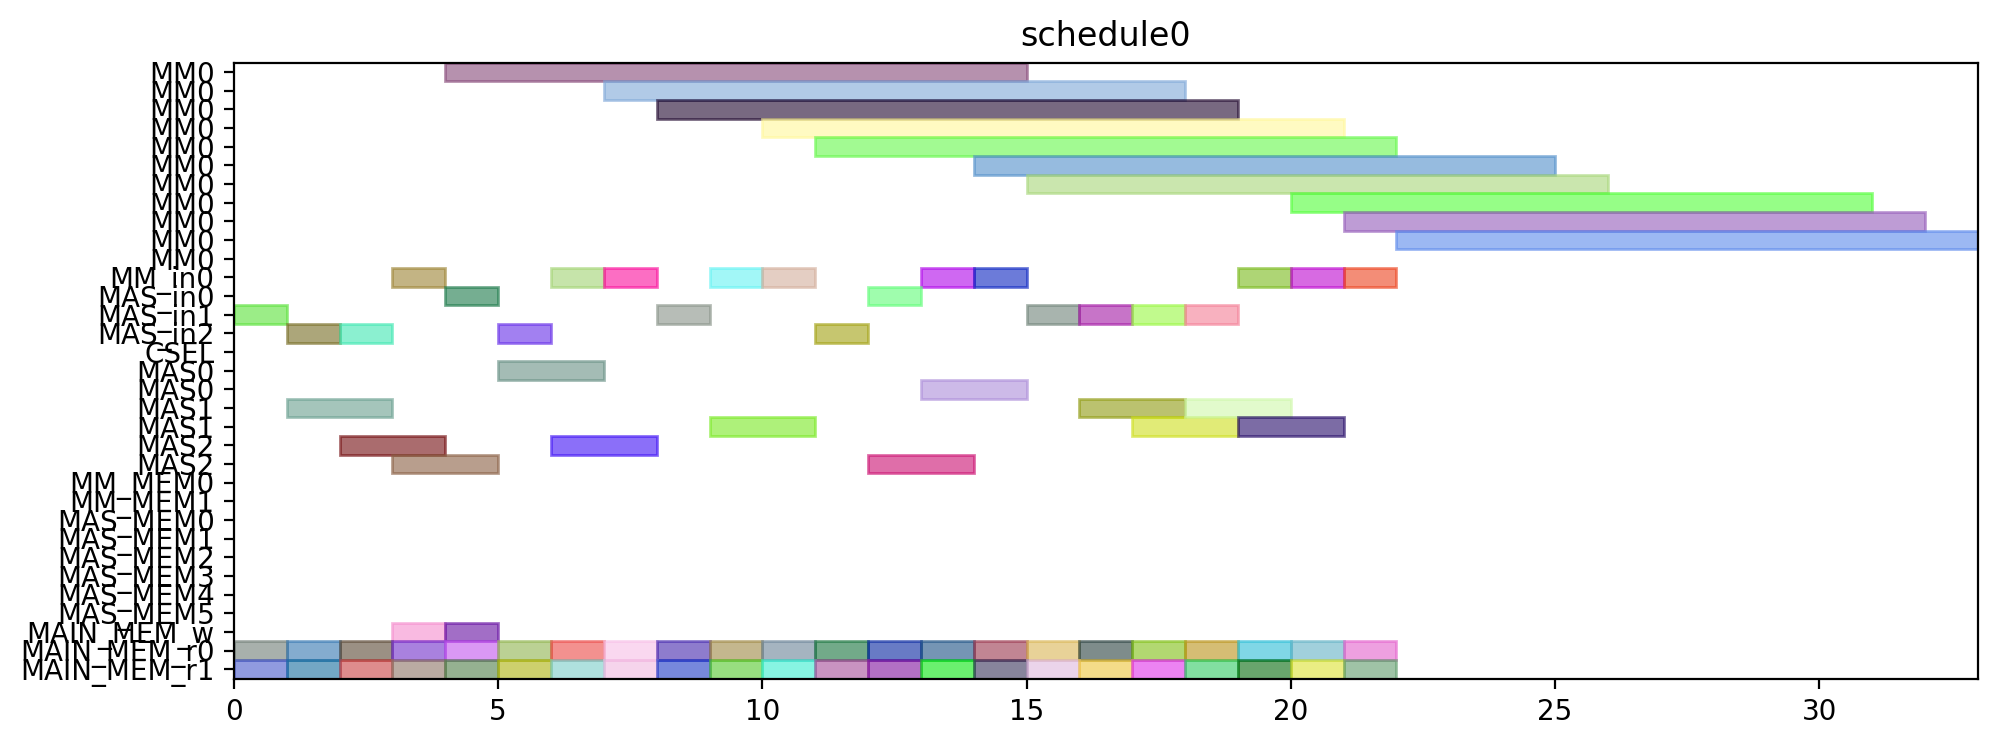

This chart was generated by the following Python code:
from pyschedule import Scenario, solvers, plotters, alt


def solve():
	horizon = 120
	S = Scenario("schedule0", horizon=horizon)

	# resource
	MM = S.Resources('MM', num=1, size=11)
	MM_in = S.Resources('MM_in', num=1)
	MAS_in = S.Resources('MAS_in', num=3)
	CSEL = S.Resource('CSEL')
	MAS = S.Resources('MAS', num=3, size=2, periods=range(1, horizon))
	MM_MEM = S.Resources('MM_MEM', num=2)
	MAS_MEM = S.Resources('MAS_MEM', num=6)
	MAIN_MEM_w = S.Resource('MAIN_MEM_w', size=1)
	MAIN_MEM_r = S.Resources('MAIN_MEM_r', num=2)

	# result of previous scheduling

	# new tasks
	c10_t0 = S.Task('c10_t0', length=11, delay_cost=1)
	c10_t0 += alt(MM)
	c10_t0_in = S.Task('c10_t0_in', length=1, delay_cost=1)
	c10_t0_in += alt(MM_in)
	S += c10_t0_in*MM_in[0]<=c10_t0*MM[0]
	c10_t0_mem0 = S.Task('c10_t0_mem0', length=1, delay_cost=1)
	c10_t0_mem0 += MAIN_MEM_r[0]
	S += c10_t0_mem0 <= c10_t0

	c10_t0_mem1 = S.Task('c10_t0_mem1', length=1, delay_cost=1)
	c10_t0_mem1 += MAIN_MEM_r[1]
	S += c10_t0_mem1 <= c10_t0

	c10_t1 = S.Task('c10_t1', length=11, delay_cost=1)
	c10_t1 += alt(MM)
	c10_t1_in = S.Task('c10_t1_in', length=1, delay_cost=1)
	c10_t1_in += alt(MM_in)
	S += c10_t1_in*MM_in[0]<=c10_t1*MM[0]
	c10_t1_mem0 = S.Task('c10_t1_mem0', length=1, delay_cost=1)
	c10_t1_mem0 += MAIN_MEM_r[0]
	S += c10_t1_mem0 <= c10_t1

	c10_t1_mem1 = S.Task('c10_t1_mem1', length=1, delay_cost=1)
	c10_t1_mem1 += MAIN_MEM_r[1]
	S += c10_t1_mem1 <= c10_t1

	c10_t2 = S.Task('c10_t2', length=2, delay_cost=1)
	c10_t2 += alt(MAS)
	c10_t2_in = S.Task('c10_t2_in', length=1, delay_cost=1)
	c10_t2_in += alt(MAS_in)
	S += c10_t2_in*MAS_in[0]<=c10_t2*MAS[0]

	S += c10_t2_in*MAS_in[1]<=c10_t2*MAS[1]

	S += c10_t2_in*MAS_in[2]<=c10_t2*MAS[2]

	c10_t2_mem0 = S.Task('c10_t2_mem0', length=1, delay_cost=1)
	c10_t2_mem0 += MAIN_MEM_r[0]
	S += c10_t2_mem0 <= c10_t2

	c10_t2_mem1 = S.Task('c10_t2_mem1', length=1, delay_cost=1)
	c10_t2_mem1 += MAIN_MEM_r[1]
	S += c10_t2_mem1 <= c10_t2

	c10_t3 = S.Task('c10_t3', length=2, delay_cost=1)
	c10_t3 += alt(MAS)
	c10_t3_in = S.Task('c10_t3_in', length=1, delay_cost=1)
	c10_t3_in += alt(MAS_in)
	S += c10_t3_in*MAS_in[0]<=c10_t3*MAS[0]

	S += c10_t3_in*MAS_in[1]<=c10_t3*MAS[1]

	S += c10_t3_in*MAS_in[2]<=c10_t3*MAS[2]

	c10_t3_mem0 = S.Task('c10_t3_mem0', length=1, delay_cost=1)
	c10_t3_mem0 += MAIN_MEM_r[0]
	S += c10_t3_mem0 <= c10_t3

	c10_t3_mem1 = S.Task('c10_t3_mem1', length=1, delay_cost=1)
	c10_t3_mem1 += MAIN_MEM_r[1]
	S += c10_t3_mem1 <= c10_t3

	c20_t0 = S.Task('c20_t0', length=11, delay_cost=1)
	c20_t0 += alt(MM)
	c20_t0_in = S.Task('c20_t0_in', length=1, delay_cost=1)
	c20_t0_in += alt(MM_in)
	S += c20_t0_in*MM_in[0]<=c20_t0*MM[0]
	c20_t0_mem0 = S.Task('c20_t0_mem0', length=1, delay_cost=1)
	c20_t0_mem0 += MAIN_MEM_r[0]
	S += c20_t0_mem0 <= c20_t0

	c20_t0_mem1 = S.Task('c20_t0_mem1', length=1, delay_cost=1)
	c20_t0_mem1 += MAIN_MEM_r[1]
	S += c20_t0_mem1 <= c20_t0

	c20_t1 = S.Task('c20_t1', length=11, delay_cost=1)
	c20_t1 += alt(MM)
	c20_t1_in = S.Task('c20_t1_in', length=1, delay_cost=1)
	c20_t1_in += alt(MM_in)
	S += c20_t1_in*MM_in[0]<=c20_t1*MM[0]
	c20_t1_mem0 = S.Task('c20_t1_mem0', length=1, delay_cost=1)
	c20_t1_mem0 += MAIN_MEM_r[0]
	S += c20_t1_mem0 <= c20_t1

	c20_t1_mem1 = S.Task('c20_t1_mem1', length=1, delay_cost=1)
	c20_t1_mem1 += MAIN_MEM_r[1]
	S += c20_t1_mem1 <= c20_t1

	c20_t2 = S.Task('c20_t2', length=2, delay_cost=1)
	c20_t2 += alt(MAS)
	c20_t2_in = S.Task('c20_t2_in', length=1, delay_cost=1)
	c20_t2_in += alt(MAS_in)
	S += c20_t2_in*MAS_in[0]<=c20_t2*MAS[0]

	S += c20_t2_in*MAS_in[1]<=c20_t2*MAS[1]

	S += c20_t2_in*MAS_in[2]<=c20_t2*MAS[2]

	c20_t2_mem0 = S.Task('c20_t2_mem0', length=1, delay_cost=1)
	c20_t2_mem0 += MAIN_MEM_r[0]
	S += c20_t2_mem0 <= c20_t2

	c20_t2_mem1 = S.Task('c20_t2_mem1', length=1, delay_cost=1)
	c20_t2_mem1 += MAIN_MEM_r[1]
	S += c20_t2_mem1 <= c20_t2

	c20_t3 = S.Task('c20_t3', length=2, delay_cost=1)
	c20_t3 += alt(MAS)
	c20_t3_in = S.Task('c20_t3_in', length=1, delay_cost=1)
	c20_t3_in += alt(MAS_in)
	S += c20_t3_in*MAS_in[0]<=c20_t3*MAS[0]

	S += c20_t3_in*MAS_in[1]<=c20_t3*MAS[1]

	S += c20_t3_in*MAS_in[2]<=c20_t3*MAS[2]

	c20_t3_mem0 = S.Task('c20_t3_mem0', length=1, delay_cost=1)
	c20_t3_mem0 += MAIN_MEM_r[0]
	S += c20_t3_mem0 <= c20_t3

	c20_t3_mem1 = S.Task('c20_t3_mem1', length=1, delay_cost=1)
	c20_t3_mem1 += MAIN_MEM_r[1]
	S += c20_t3_mem1 <= c20_t3

	c01_t0 = S.Task('c01_t0', length=11, delay_cost=1)
	c01_t0 += alt(MM)
	c01_t0_in = S.Task('c01_t0_in', length=1, delay_cost=1)
	c01_t0_in += alt(MM_in)
	S += c01_t0_in*MM_in[0]<=c01_t0*MM[0]
	c01_t0_mem0 = S.Task('c01_t0_mem0', length=1, delay_cost=1)
	c01_t0_mem0 += MAIN_MEM_r[0]
	S += c01_t0_mem0 <= c01_t0

	c01_t0_mem1 = S.Task('c01_t0_mem1', length=1, delay_cost=1)
	c01_t0_mem1 += MAIN_MEM_r[1]
	S += c01_t0_mem1 <= c01_t0

	c01_t1 = S.Task('c01_t1', length=11, delay_cost=1)
	c01_t1 += alt(MM)
	c01_t1_in = S.Task('c01_t1_in', length=1, delay_cost=1)
	c01_t1_in += alt(MM_in)
	S += c01_t1_in*MM_in[0]<=c01_t1*MM[0]
	c01_t1_mem0 = S.Task('c01_t1_mem0', length=1, delay_cost=1)
	c01_t1_mem0 += MAIN_MEM_r[0]
	S += c01_t1_mem0 <= c01_t1

	c01_t1_mem1 = S.Task('c01_t1_mem1', length=1, delay_cost=1)
	c01_t1_mem1 += MAIN_MEM_r[1]
	S += c01_t1_mem1 <= c01_t1

	c01_t2 = S.Task('c01_t2', length=2, delay_cost=1)
	c01_t2 += alt(MAS)
	c01_t2_in = S.Task('c01_t2_in', length=1, delay_cost=1)
	c01_t2_in += alt(MAS_in)
	S += c01_t2_in*MAS_in[0]<=c01_t2*MAS[0]

	S += c01_t2_in*MAS_in[1]<=c01_t2*MAS[1]

	S += c01_t2_in*MAS_in[2]<=c01_t2*MAS[2]

	c01_t2_mem0 = S.Task('c01_t2_mem0', length=1, delay_cost=1)
	c01_t2_mem0 += MAIN_MEM_r[0]
	S += c01_t2_mem0 <= c01_t2

	c01_t2_mem1 = S.Task('c01_t2_mem1', length=1, delay_cost=1)
	c01_t2_mem1 += MAIN_MEM_r[1]
	S += c01_t2_mem1 <= c01_t2

	c01_t3 = S.Task('c01_t3', length=2, delay_cost=1)
	c01_t3 += alt(MAS)
	c01_t3_in = S.Task('c01_t3_in', length=1, delay_cost=1)
	c01_t3_in += alt(MAS_in)
	S += c01_t3_in*MAS_in[0]<=c01_t3*MAS[0]

	S += c01_t3_in*MAS_in[1]<=c01_t3*MAS[1]

	S += c01_t3_in*MAS_in[2]<=c01_t3*MAS[2]

	c01_t3_mem0 = S.Task('c01_t3_mem0', length=1, delay_cost=1)
	c01_t3_mem0 += MAIN_MEM_r[0]
	S += c01_t3_mem0 <= c01_t3

	c01_t3_mem1 = S.Task('c01_t3_mem1', length=1, delay_cost=1)
	c01_t3_mem1 += MAIN_MEM_r[1]
	S += c01_t3_mem1 <= c01_t3

	c11_t0 = S.Task('c11_t0', length=11, delay_cost=1)
	c11_t0 += alt(MM)
	c11_t0_in = S.Task('c11_t0_in', length=1, delay_cost=1)
	c11_t0_in += alt(MM_in)
	S += c11_t0_in*MM_in[0]<=c11_t0*MM[0]
	c11_t0_mem0 = S.Task('c11_t0_mem0', length=1, delay_cost=1)
	c11_t0_mem0 += MAIN_MEM_r[0]
	S += c11_t0_mem0 <= c11_t0

	c11_t0_mem1 = S.Task('c11_t0_mem1', length=1, delay_cost=1)
	c11_t0_mem1 += MAIN_MEM_r[1]
	S += c11_t0_mem1 <= c11_t0

	c11_t1 = S.Task('c11_t1', length=11, delay_cost=1)
	c11_t1 += alt(MM)
	c11_t1_in = S.Task('c11_t1_in', length=1, delay_cost=1)
	c11_t1_in += alt(MM_in)
	S += c11_t1_in*MM_in[0]<=c11_t1*MM[0]
	c11_t1_mem0 = S.Task('c11_t1_mem0', length=1, delay_cost=1)
	c11_t1_mem0 += MAIN_MEM_r[0]
	S += c11_t1_mem0 <= c11_t1

	c11_t1_mem1 = S.Task('c11_t1_mem1', length=1, delay_cost=1)
	c11_t1_mem1 += MAIN_MEM_r[1]
	S += c11_t1_mem1 <= c11_t1

	c11_t2 = S.Task('c11_t2', length=2, delay_cost=1)
	c11_t2 += alt(MAS)
	c11_t2_in = S.Task('c11_t2_in', length=1, delay_cost=1)
	c11_t2_in += alt(MAS_in)
	S += c11_t2_in*MAS_in[0]<=c11_t2*MAS[0]

	S += c11_t2_in*MAS_in[1]<=c11_t2*MAS[1]

	S += c11_t2_in*MAS_in[2]<=c11_t2*MAS[2]

	c11_t2_mem0 = S.Task('c11_t2_mem0', length=1, delay_cost=1)
	c11_t2_mem0 += MAIN_MEM_r[0]
	S += c11_t2_mem0 <= c11_t2

	c11_t2_mem1 = S.Task('c11_t2_mem1', length=1, delay_cost=1)
	c11_t2_mem1 += MAIN_MEM_r[1]
	S += c11_t2_mem1 <= c11_t2

	c11_t3 = S.Task('c11_t3', length=2, delay_cost=1)
	c11_t3 += alt(MAS)
	c11_t3_in = S.Task('c11_t3_in', length=1, delay_cost=1)
	c11_t3_in += alt(MAS_in)
	S += c11_t3_in*MAS_in[0]<=c11_t3*MAS[0]

	S += c11_t3_in*MAS_in[1]<=c11_t3*MAS[1]

	S += c11_t3_in*MAS_in[2]<=c11_t3*MAS[2]

	c11_t3_mem0 = S.Task('c11_t3_mem0', length=1, delay_cost=1)
	c11_t3_mem0 += MAIN_MEM_r[0]
	S += c11_t3_mem0 <= c11_t3

	c11_t3_mem1 = S.Task('c11_t3_mem1', length=1, delay_cost=1)
	c11_t3_mem1 += MAIN_MEM_r[1]
	S += c11_t3_mem1 <= c11_t3

	c21_t0 = S.Task('c21_t0', length=11, delay_cost=1)
	c21_t0 += alt(MM)
	c21_t0_in = S.Task('c21_t0_in', length=1, delay_cost=1)
	c21_t0_in += alt(MM_in)
	S += c21_t0_in*MM_in[0]<=c21_t0*MM[0]
	c21_t0_mem0 = S.Task('c21_t0_mem0', length=1, delay_cost=1)
	c21_t0_mem0 += MAIN_MEM_r[0]
	S += c21_t0_mem0 <= c21_t0

	c21_t0_mem1 = S.Task('c21_t0_mem1', length=1, delay_cost=1)
	c21_t0_mem1 += MAIN_MEM_r[1]
	S += c21_t0_mem1 <= c21_t0

	c21_t1 = S.Task('c21_t1', length=11, delay_cost=1)
	c21_t1 += alt(MM)
	c21_t1_in = S.Task('c21_t1_in', length=1, delay_cost=1)
	c21_t1_in += alt(MM_in)
	S += c21_t1_in*MM_in[0]<=c21_t1*MM[0]
	c21_t1_mem0 = S.Task('c21_t1_mem0', length=1, delay_cost=1)
	c21_t1_mem0 += MAIN_MEM_r[0]
	S += c21_t1_mem0 <= c21_t1

	c21_t1_mem1 = S.Task('c21_t1_mem1', length=1, delay_cost=1)
	c21_t1_mem1 += MAIN_MEM_r[1]
	S += c21_t1_mem1 <= c21_t1

	c21_t2 = S.Task('c21_t2', length=2, delay_cost=1)
	c21_t2 += alt(MAS)
	c21_t2_in = S.Task('c21_t2_in', length=1, delay_cost=1)
	c21_t2_in += alt(MAS_in)
	S += c21_t2_in*MAS_in[0]<=c21_t2*MAS[0]

	S += c21_t2_in*MAS_in[1]<=c21_t2*MAS[1]

	S += c21_t2_in*MAS_in[2]<=c21_t2*MAS[2]

	c21_t2_mem0 = S.Task('c21_t2_mem0', length=1, delay_cost=1)
	c21_t2_mem0 += MAIN_MEM_r[0]
	S += c21_t2_mem0 <= c21_t2

	c21_t2_mem1 = S.Task('c21_t2_mem1', length=1, delay_cost=1)
	c21_t2_mem1 += MAIN_MEM_r[1]
	S += c21_t2_mem1 <= c21_t2

	c21_t3 = S.Task('c21_t3', length=2, delay_cost=1)
	c21_t3 += alt(MAS)
	c21_t3_in = S.Task('c21_t3_in', length=1, delay_cost=1)
	c21_t3_in += alt(MAS_in)
	S += c21_t3_in*MAS_in[0]<=c21_t3*MAS[0]

	S += c21_t3_in*MAS_in[1]<=c21_t3*MAS[1]

	S += c21_t3_in*MAS_in[2]<=c21_t3*MAS[2]

	c21_t3_mem0 = S.Task('c21_t3_mem0', length=1, delay_cost=1)
	c21_t3_mem0 += MAIN_MEM_r[0]
	S += c21_t3_mem0 <= c21_t3

	c21_t3_mem1 = S.Task('c21_t3_mem1', length=1, delay_cost=1)
	c21_t3_mem1 += MAIN_MEM_r[1]
	S += c21_t3_mem1 <= c21_t3

	c000 = S.Task('c000', length=2, delay_cost=1)
	c000 += alt(MAS)
	c000_in = S.Task('c000_in', length=1, delay_cost=1)
	c000_in += alt(MAS_in)
	S += c000_in*MAS_in[0]<=c000*MAS[0]

	S += c000_in*MAS_in[1]<=c000*MAS[1]

	S += c000_in*MAS_in[2]<=c000*MAS[2]

	S += 0<c000

	c000_w = S.Task('c000_w', length=1, delay_cost=1)
	c000_w += alt(MAIN_MEM_w)
	S += c000 <= c000_w

	c000_mem0 = S.Task('c000_mem0', length=1, delay_cost=1)
	c000_mem0 += MAIN_MEM_r[0]
	S += c000_mem0 <= c000

	c000_mem1 = S.Task('c000_mem1', length=1, delay_cost=1)
	c000_mem1 += MAIN_MEM_r[1]
	S += c000_mem1 <= c000

	c001 = S.Task('c001', length=2, delay_cost=1)
	c001 += alt(MAS)
	c001_in = S.Task('c001_in', length=1, delay_cost=1)
	c001_in += alt(MAS_in)
	S += c001_in*MAS_in[0]<=c001*MAS[0]

	S += c001_in*MAS_in[1]<=c001*MAS[1]

	S += c001_in*MAS_in[2]<=c001*MAS[2]

	S += 0<c001

	c001_w = S.Task('c001_w', length=1, delay_cost=1)
	c001_w += alt(MAIN_MEM_w)
	S += c001 <= c001_w

	c001_mem0 = S.Task('c001_mem0', length=1, delay_cost=1)
	c001_mem0 += MAIN_MEM_r[0]
	S += c001_mem0 <= c001

	c001_mem1 = S.Task('c001_mem1', length=1, delay_cost=1)
	c001_mem1 += MAIN_MEM_r[1]
	S += c001_mem1 <= c001

	solvers.mip.solve(S,msg=1,kind='CPLEX',ratio_gap=1.01)

	solution = [['hoge']*len(S.solution()[1]) for i in range(len(S.solution()))]
	for i in range(len(S.solution())):
		for j in range(len(S.solution()[i])):
			solution[i][j]=str(S.solution()[i][j])
	print(solution)

	cycles = int(solution[-1][3])

	pic_file_name = "/mnt/rose/usr1/fukuda/ABE/multiRAM_multiMAS_16mux/scheduling_result/stage11MM1_stage2MAS3/FROB/schedule0.png"
	if(S.solution() != []):
		plotters.matplotlib.plot(S,img_filename=pic_file_name, show_task_labels=False, fig_size=(cycles*0.25+3, 4))

	return solution
